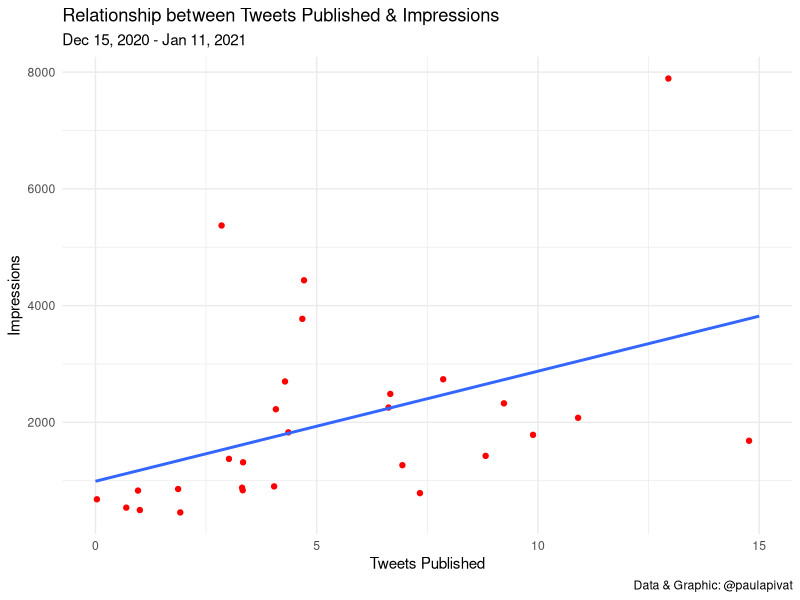
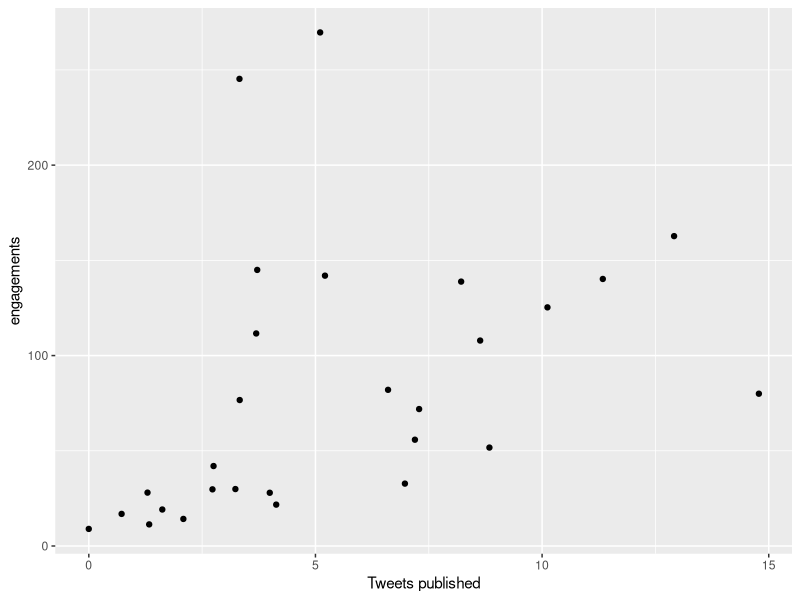
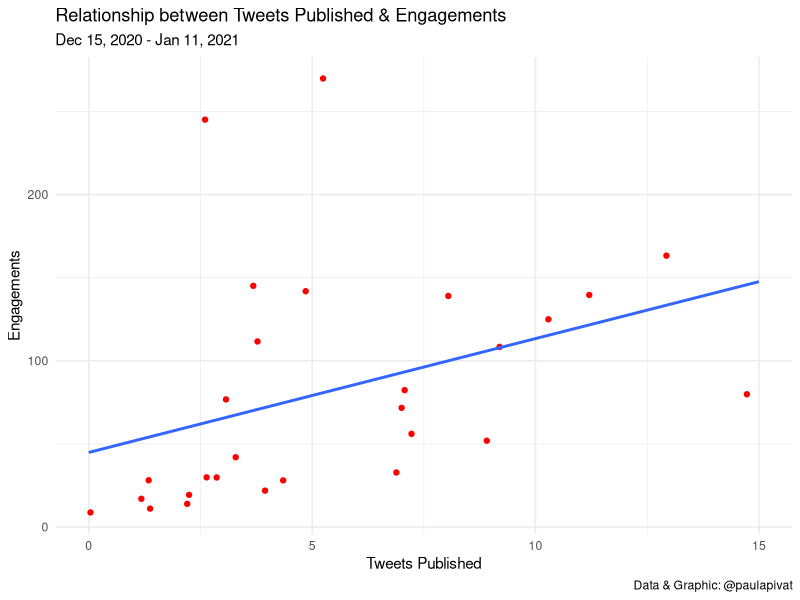
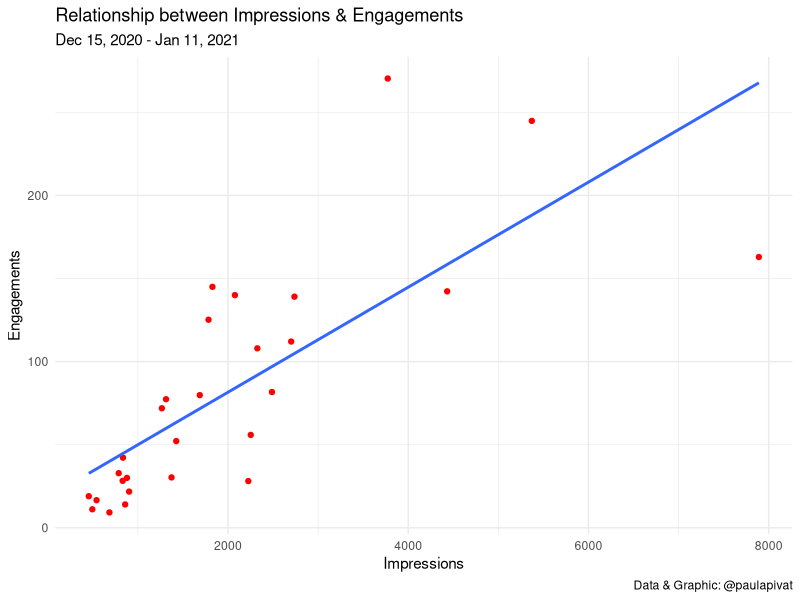
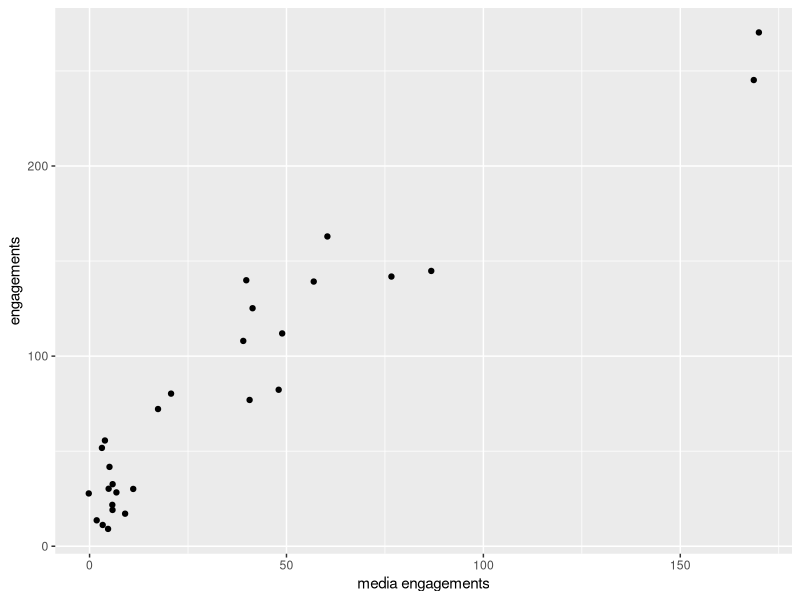
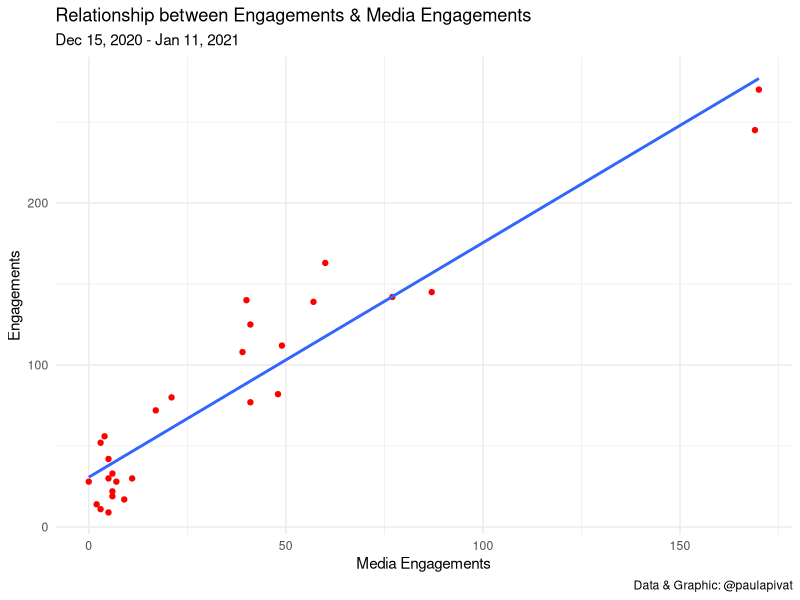
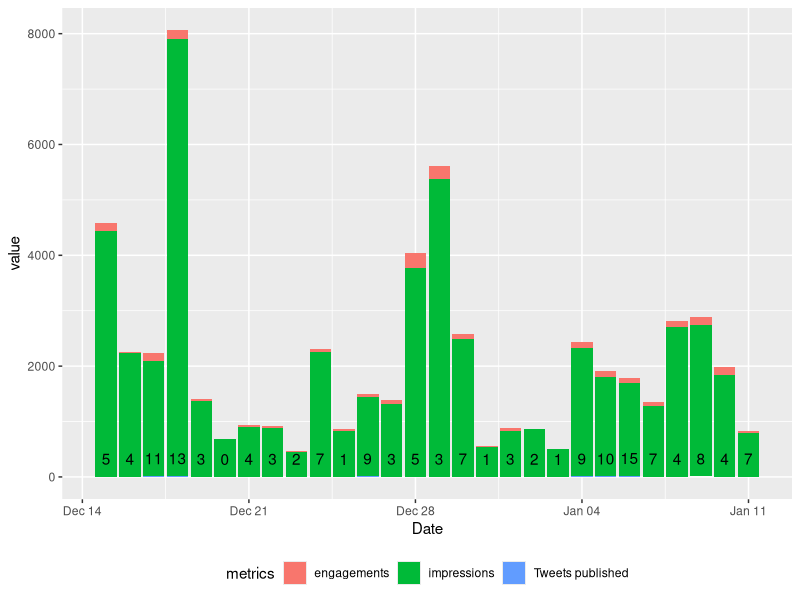
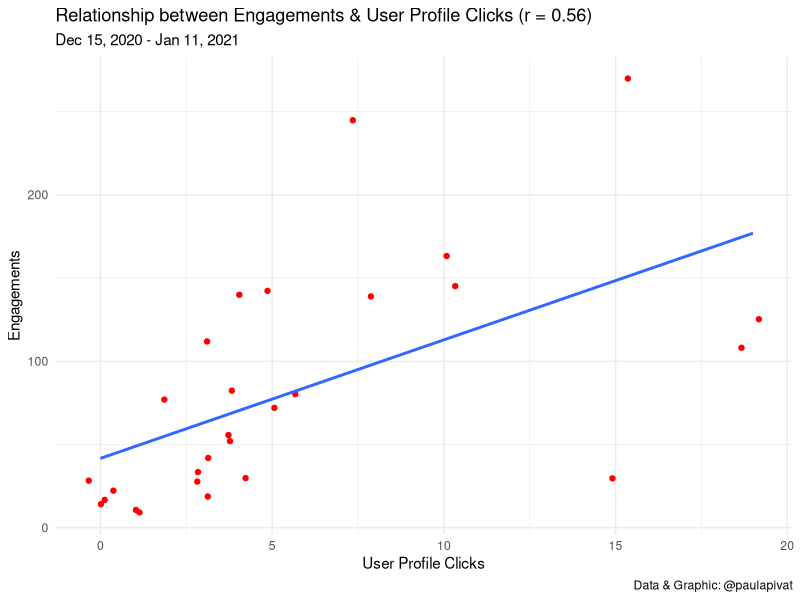

Recreate these plots in R, in order.
library(tidyverse)
library(lubridate)

# load data
df <- read_csv("daily_tweet_metrics_20201215_20210112_en.csv")

# relation published and impressions
df %>%
    ggplot(aes(x = `Tweets published`, y = impressions)) +
    geom_point(color = 'red', position = 'jitter') +
    geom_smooth(method = 'lm', se = FALSE) +
    theme_minimal() +
    labs(
        title = "Relationship between Tweets Published & Impressions",
        subtitle = "Dec 15, 2020 - Jan 11, 2021",
        y = "Impressions",
        x = "Tweets Published",
        caption = "Data & Graphic: @paulapivat"
    )

# relation published and engagement
df %>%
    ggplot(aes(x = `Tweets published`, y = engagements)) +
    geom_point(position = 'jitter')

df %>%
    ggplot(aes(x = `Tweets published`, y = engagements)) +
    geom_point(color = 'red', position = 'jitter') +
    geom_smooth(method = 'lm', se = FALSE) +
    theme_minimal() +
    labs(
        title = "Relationship between Tweets Published & Engagements",
        subtitle = "Dec 15, 2020 - Jan 11, 2021",
        y = "Engagements",
        x = "Tweets Published",
        caption = "Data & Graphic: @paulapivat"
    )

# relation impressions and engagements
df %>%
    ggplot(aes(x = impressions, y = engagements)) +
    geom_point(color = 'red', position = 'jitter') +
    geom_smooth(method = 'lm', se = FALSE) +
    theme_minimal() +
    labs(
        title = "Relationship between Impressions & Engagements",
        subtitle = "Dec 15, 2020 - Jan 11, 2021",
        y = "Engagements",
        x = "Impressions",
        caption = "Data & Graphic: @paulapivat"
    )




# relation engagement and media engagement
df %>%
    ggplot() +
    geom_point(aes(x = `media engagements`, y = engagements), position = 'jitter') 

df %>%
    ggplot(aes(x = `media engagements`, y = engagements)) +
    geom_point(color = 'red') +
    geom_smooth(method = 'lm', se = FALSE) +
    theme_minimal() +
    labs(
        title = "Relationship between Engagements & Media Engagements",
        subtitle = "Dec 15, 2020 - Jan 11, 2021",
        y = "Engagements",
        x = "Media Engagements",
        caption = "Data & Graphic: @paulapivat"
    )

# pivot_longer for published, impressions, engagement
df %>%
    select(1:4) %>%
    pivot_longer(cols = 2:4, names_to = 'metrics') %>%
    ggplot(aes(x = Date, y = value, fill = metrics)) +
    geom_bar(stat = 'identity', position = 'stack') +
    # geom_text represents Tweets published only
    geom_text(aes(label = ifelse(metrics=='Tweets published', value, '')), vjust = -1) +
    theme(legend.position = 'bottom')


# USER PROFILE CLICKS ----

# And Engagement
df %>%
    ggplot(aes(x = `user profile clicks`, y = engagements)) +
    geom_point(color = 'red', position = 'jitter') +
    geom_smooth(method = 'lm', se = FALSE) +
    theme_minimal() +
    labs(
        title = "Relationship between Engagements & User Profile Clicks (r = 0.56)",
        subtitle = "Dec 15, 2020 - Jan 11, 2021",
        y = "Engagements",
        x = "User Profile Clicks",
        caption = "Data & Graphic: @paulapivat"
    )

cor.test(x = df$`user profile clicks`, y = df$engagements)

# And Impressions
df %>%
    ggplot(aes(x = `user profile clicks`, y = impressions)) +
    geom_point(color = 'red', position = 'jitter') +
    geom_smooth(method = 'lm', se = FALSE) +
    theme_minimal() +
    labs(
        title = "Relationship between Impressions & User Profile Clicks (r = 0.34)",
        subtitle = "Dec 15, 2020 - Jan 11, 2021",
        y = "Impressions",
        x = "User Profile Clicks",
        caption = "Data & Graphic: @paulapivat"
    )

cor.test(x = df$`user profile clicks`, y = df$impressions)

# And Tweets Published
df %>%
    ggplot(aes(x = `user profile clicks`, y = `Tweets published`)) +
    geom_point(color = 'red', position = 'jitter') +
    geom_smooth(method = 'lm', se = FALSE) +
    theme_minimal() +
    labs(
        title = "Relationship between Tweets Published & User Profile Clicks (r = 0.43)",
        subtitle = "Dec 15, 2020 - Jan 11, 2021",
        y = "Tweets Published",
        x = "User Profile Clicks",
        caption = "Data & Graphic: @paulapivat"
    )

cor.test(x = df$`user profile clicks`, y = df$`Tweets published`)

# And Retweets
df %>%
    ggplot(aes(x = `user profile clicks`, y = retweets)) +
    geom_point(color = 'red', position = 'jitter') +
    geom_smooth(method = 'lm', se = FALSE) +
    theme_minimal() +
    labs(
        title = "Relationship between Retweets & User Profile Clicks (r = 0.37)",
        subtitle = "Dec 15, 2020 - Jan 11, 2021",
        y = "Retweets",
        x = "User Profile Clicks",
        caption = "Data & Graphic: @paulapivat"
    )

cor.test(x = df$`user profile clicks`, y = df$retweets)

# And Replies
df %>%
    ggplot(aes(x = `user profile clicks`, y = replies)) +
    geom_point(color = 'red', position = 'jitter') +
    geom_smooth(method = 'lm', se = FALSE) +
    theme_minimal() +
    labs(
        title = "Relationship between Replies & User Profile Clicks (r = 0.33)",
        subtitle = "Dec 15, 2020 - Jan 11, 2021",
        y = "Replies",
        x = "User Profile Clicks",
        caption = "Data & Graphic: @paulapivat"
    )

cor.test(x = df$`user profile clicks`, y = df$replies)

# And Likes
df %>%
    ggplot(aes(x = `user profile clicks`, y = likes)) +
    geom_point(color = 'red', position = 'jitter') +
    geom_smooth(method = 'lm', se = FALSE) +
    theme_minimal() +
    labs(
        title = "Relationship between Likes & User Profile Clicks (0.65)",
        subtitle = "Dec 15, 2020 - Jan 11, 2021",
        y = "Likes",
        x = "User Profile Clicks",
        caption = "Data & Graphic: @paulapivat"
    )

cor.test(x = df$`user profile clicks`, y = df$likes)

# And URL Clicks
df %>%
    ggplot(aes(x = `user profile clicks`, y = `url clicks`)) +
    geom_point(color = 'red', position = 'jitter') +
    geom_smooth(method = 'lm', se = FALSE) +
    theme_minimal() +
    labs(
        title = "Relationship between URL Clicks & User Profile Clicks (r = 0.0)",
        subtitle = "Dec 15, 2020 - Jan 11, 2021",
        y = "URL Clicks",
        x = "User Profile Clicks",
        caption = "Data & Graphic: @paulapivat"
    )

cor.test(x = df$`user profile clicks`, y = df$`url clicks`)

# And Hashtag Clicks
df %>%
    ggplot(aes(x = `user profile clicks`, y = `hashtag clicks`)) +
    geom_point(color = 'red', position = 'jitter') +
    geom_smooth(method = 'lm', se = FALSE) +
    theme_minimal() +
    labs(
        title = "Relationship between Hashtag Clicks & User Profile Clicks (r = 0.42)",
        subtitle = "Dec 15, 2020 - Jan 11, 2021",
        y = "Hashtag Clicks",
        x = "User Profile Clicks",
        caption = "Data & Graphic: @paulapivat"
    )

cor.test(x = df$`user profile clicks`, y = df$`hashtag clicks`)

# And Detail Expands
df %>%
    ggplot(aes(x = `user profile clicks`, y = `detail expands`)) +
    geom_point(color = 'red', position = 'jitter') +
    geom_smooth(method = 'lm', se = FALSE) +
    theme_minimal() +
    labs(
        title = "Relationship between Detail Expands & User Profile Clicks (r = 0.35)",
        subtitle = "Dec 15, 2020 - Jan 11, 2021",
        y = "Detail Expands",
        x = "User Profile Clicks",
        caption = "Data & Graphic: @paulapivat"
    )

cor.test(x = df$`user profile clicks`, y = df$`detail expands`)

# And Media Views
df %>%
    ggplot(aes(x = `user profile clicks`, y = `media views`)) +
    geom_point(color = 'red', position = 'jitter') +
    geom_smooth(method = 'lm', se = FALSE) +
    theme_minimal() +
    labs(
        title = "Relationship between Media Views & User Profile Clicks (r = 0.44)",
        subtitle = "Dec 15, 2020 - Jan 11, 2021",
        y = "Media Views",
        x = "User Profile Clicks",
        caption = "Data & Graphic: @paulapivat"
    )

cor.test(x = df$`user profile clicks`, y = df$`media views`)

# And Media Engagements
df %>%
    ggplot(aes(x = `user profile clicks`, y = `media engagements`)) +
    geom_point(color = 'red', position = 'jitter') +
    geom_smooth(method = 'lm', se = FALSE) +
    theme_minimal() +
    labs(
        title = "Relationship between Media Engagements & User Profile Clicks (r = 0.45)",
        subtitle = "Dec 15, 2020 - Jan 11, 2021",
        y = "Media Engagements",
        x = "User Profile Clicks",
        caption = "Data & Graphic: @paulapivat"
    )

cor.test(x = df$`user profile clicks`, y = df$`media engagements`)
